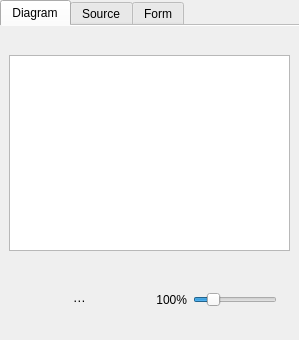
<?xml version="1.0" encoding="UTF-8"?>
<ui version="4.0">
 <class>SchemeEditor</class>
 <widget class="QWidget" name="SchemeEditor">
  <layout class="QVBoxLayout" name="editorLayout">
   <property name="leftMargin"><number>0</number></property>
   <property name="topMargin"><number>0</number></property>
   <property name="rightMargin"><number>0</number></property>
   <property name="bottomMargin"><number>0</number></property>
   <item>
    <widget class="QTabWidget" name="editorViews">
     <property name="documentMode"><bool>true</bool></property>
     <widget class="QWidget" name="diagramPage">
      <attribute name="title"><string>Diagram</string></attribute>
      <layout class="QVBoxLayout" name="diagramLayout">
       <item>
        <widget class="QLabel" name="diagramError">
         <property name="wordWrap"><bool>true</bool></property>
        </widget>
       </item>
       <item>
        <widget class="QGraphicsView" name="canvas">
         <property name="alignment"><set>Qt::AlignLeft|Qt::AlignTop</set></property>
        </widget>
       </item>
      </layout>
     </widget>
     <widget class="QWidget" name="sourcePage">
      <attribute name="title"><string>Source</string></attribute>
      <layout class="QVBoxLayout" name="sourceLayout">
       <property name="leftMargin"><number>0</number></property>
       <property name="topMargin"><number>0</number></property>
       <property name="rightMargin"><number>0</number></property>
       <property name="bottomMargin"><number>0</number></property>
       <item>
        <widget class="QPlainTextEdit" name="sourceEditor">
         <property name="lineWrapMode"><enum>QPlainTextEdit::NoWrap</enum></property>
        </widget>
       </item>
      </layout>
     </widget>
     <widget class="QWidget" name="formPage">
      <attribute name="title"><string>Form</string></attribute>
      <layout class="QVBoxLayout" name="formLayout">
       <item><widget class="QLabel" name="formHint"><property name="text"><string>Drag a control to move it. Drag a selection handle to resize.</string></property><property name="wordWrap"><bool>true</bool></property></widget></item>
       <item><widget class="QScrollArea" name="formScroll"><property name="widgetResizable"><bool>true</bool></property></widget></item>
      </layout>
     </widget>
    </widget>
   </item>
   <item>
    <layout class="QHBoxLayout" name="navigationLayout" stretch="1,0,0,0">
     <property name="leftMargin"><number>9</number></property>
     <property name="rightMargin"><number>9</number></property>
     <property name="bottomMargin"><number>6</number></property>
     <item>
      <widget class="QScrollArea" name="pathScroll">
       <property name="frameShape"><enum>QFrame::NoFrame</enum></property>
       <property name="verticalScrollBarPolicy"><enum>Qt::ScrollBarAlwaysOff</enum></property>
       <property name="widgetResizable"><bool>true</bool></property>
       <widget class="QWidget" name="schemePath">
        <layout class="QHBoxLayout" name="pathLayout">
         <property name="spacing"><number>0</number></property>
         <property name="leftMargin"><number>0</number></property>
         <property name="topMargin"><number>0</number></property>
         <property name="rightMargin"><number>0</number></property>
         <property name="bottomMargin"><number>0</number></property>
         <item>
          <widget class="QToolButton" name="childLevels">
           <property name="text"><string notr="true">⋯</string></property>
           <property name="toolTip"><string>Nested schemes</string></property>
           <property name="accessibleName"><string>Nested schemes</string></property>
           <property name="autoRaise"><bool>true</bool></property>
           <property name="popupMode"><enum>QToolButton::InstantPopup</enum></property>
          </widget>
         </item>
        </layout>
       </widget>
      </widget>
     </item>
     <item>
      <widget class="QLabel" name="zoomValue">
       <property name="text"><string notr="true">100%</string></property>
       <property name="alignment"><set>Qt::AlignRight|Qt::AlignVCenter</set></property>
      </widget>
     </item>
     <item>
      <widget class="QSlider" name="zoomSlider">
       <property name="accessibleName"><string>Zoom</string></property>
       <property name="toolTip"><string>Zoom</string></property>
       <property name="maximumSize"><size><width>120</width><height>16777215</height></size></property>
       <property name="minimum"><number>30</number></property>
       <property name="maximum"><number>400</number></property>
       <property name="singleStep"><number>5</number></property>
       <property name="value"><number>100</number></property>
       <property name="orientation"><enum>Qt::Horizontal</enum></property>
      </widget>
     </item>
     <item><widget class="QLabel" name="selectionCount"/></item>
    </layout>
   </item>
  </layout>
 </widget>
 <resources/>
 <connections/>
</ui>
